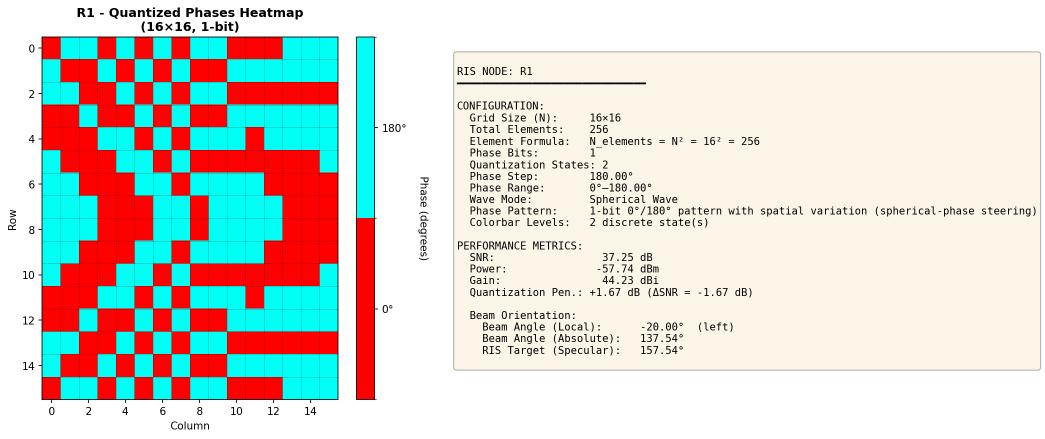
#> input picture R1_phases_20251112_224133.png, 2090 x 877 px (shown at 1/2 size); its folder holds only this picture in this run
$ python -i hog_sweep.py   (imports and definitions only)
#> lines starting #> are read from the running program, lines starting #| are printed output that depends on the picture
### controller/beamsweeping/registry.py
"""Runtime registry for beam sweep algorithms."""

from __future__ import annotations

from collections import OrderedDict
from dataclasses import dataclass, field
from typing import Callable, Dict, Iterable, List, Type

from .base import SweepAlgorithmBase


@dataclass
class AlgorithmRegistration:
    """Metadata stored for each registered algorithm."""

    primary_name: str
    cls: Type[SweepAlgorithmBase]
    aliases: List[str] = field(default_factory=list)


_registrations_by_class: Dict[Type[SweepAlgorithmBase], AlgorithmRegistration] = {}
_name_lookup: Dict[str, Type[SweepAlgorithmBase]] = {}
_registration_order: "OrderedDict[Type[SweepAlgorithmBase], None]" = OrderedDict()


def register_algorithm(
    name: str,
    *,
    aliases: Iterable[str] = (),
) -> Callable[[Type[SweepAlgorithmBase]], Type[SweepAlgorithmBase]]:
    """Decorator used by sweep algorithms to self-register."""

    def decorator(cls: Type[SweepAlgorithmBase]):
        if not issubclass(cls, SweepAlgorithmBase):
            raise TypeError(
                f"{cls.__name__} must inherit from SweepAlgorithmBase to register"
            )

        normalized_primary = name.lower()
        _store_name_mapping(normalized_primary, cls)

        registration = _registrations_by_class.get(cls)
        if registration is None:
            registration = AlgorithmRegistration(primary_name=name, cls=cls)
            _registrations_by_class[cls] = registration
            _registration_order[cls] = None
        else:
            registration.primary_name = name

        for alias in aliases:
            alias_norm = alias.lower()
            _store_name_mapping(alias_norm, cls)
            if alias not in registration.aliases:
                registration.aliases.append(alias)

        return cls

    return decorator


def _store_name_mapping(name: str, cls: Type[SweepAlgorithmBase]) -> None:
    """Store a normalized name mapping, ensuring no conflicts."""
    existing = _name_lookup.get(name)
    if existing and existing is not cls:
        raise ValueError(
            f"Beam sweep alias '{name}' already registered to "
            f"{existing.__name__}. Cannot register for {cls.__name__}"
        )
    _name_lookup[name] = cls


# [17 lines left out: function get_algorithm_class, not called in this run]


def list_registered_algorithms() -> List[AlgorithmRegistration]:
    """Return registration metadata in insertion order."""
    return [_registrations_by_class[cls] for cls in _registration_order.keys()]


def list_available_names() -> List[str]:
    """Return the set of user-facing algorithm keys (primary names)."""
    return [registration.primary_name for registration in list_registered_algorithms()]

### controller/beamsweeping/algorithms/hog_sweep.py
"""HOG-Based Human Detection Beam Sweep Algorithm

Uses Histogram of Oriented Gradients (HOG) to detect human subjects
and compute beam deflection angles based on their position.

Features:
- Real-time human detection from camera feed
- Automatic bounding box to position conversion
- Support for multiple detections (uses centroid of all humans)
- Adaptive window search: focuses measurements around first detected human
- Intelligent angle deduplication to avoid redundant measurements
- Fallback to ArUco if no humans detected
- Optional video recording with annotations
- Compatible with existing RISNet sweep infrastructure

Adaptive Window Mode (Recommended):
When enabled (default), the algorithm:
1. Captures the first human detection angle
2. Focuses measurements within a window around that angle
3. Skips angles outside the window (e.g., -25° detection -> test -35° to -15°)
4. Deduplicates measurements to avoid re-testing the same angle
Result: ~75% reduction in measurements vs exhaustive coarse sweep

Flow:
1. Capture frame from camera
2. Detect human(s) using HOG descriptor
3. Extract position from bounding box centroid
4. Transform to world coordinates
5. Compute RIS deflection angle
6. Apply adaptive window filtering (optional)
7. Measure network metrics (SNR/RSSI/CSI) if not already measured
8. Return results in standard sweep format
"""

try:
    import cv2
    CV2_AVAILABLE = True
except ImportError:
    CV2_AVAILABLE = False

import logging
import numpy as np
from typing import Dict, Optional, Tuple
from ..base import SweepAlgorithmBase
from ..common import (
    apply_waveform_realism,
    setup_waveform_simulator,
    validate_and_get_nodes,
    FeedbackCollector,
    DEFAULT_CAMERA_MOUNT_R_CW,
)
from ..registry import register_algorithm

# Import mock camera for testing
try:
    from .hog_mock_camera import MockCameraForHOG
    MOCK_CAMERA_AVAILABLE = True
except ImportError:
    MOCK_CAMERA_AVAILABLE = False

logger = logging.getLogger(__name__)


# [65 lines left out: functions non_max_suppression, filter_boxes_by_geometry, not called in this run]


class HOGHumanDetector:
    """Histogram of Oriented Gradients (HOG) descriptor for human detection."""

    # [93 lines left out: functions __init__, _preprocess_frame, detect, get_centroid, not called in this run]


# [709 lines that did not run here, left out]

>>> import cv2
>>> picture = cv2.imread('../../../R1_phases_20251112_224133.png')
#> picture is the input picture: shape (877, 2090, 3); mean B, G, R 207.6, 214, 214.5
>>> result = HOGHumanDetector().detect(picture)
#> in _preprocess_frame, `gray = cv2.cvtColor(frame, cv2.COLOR_BGR2GRAY)`:
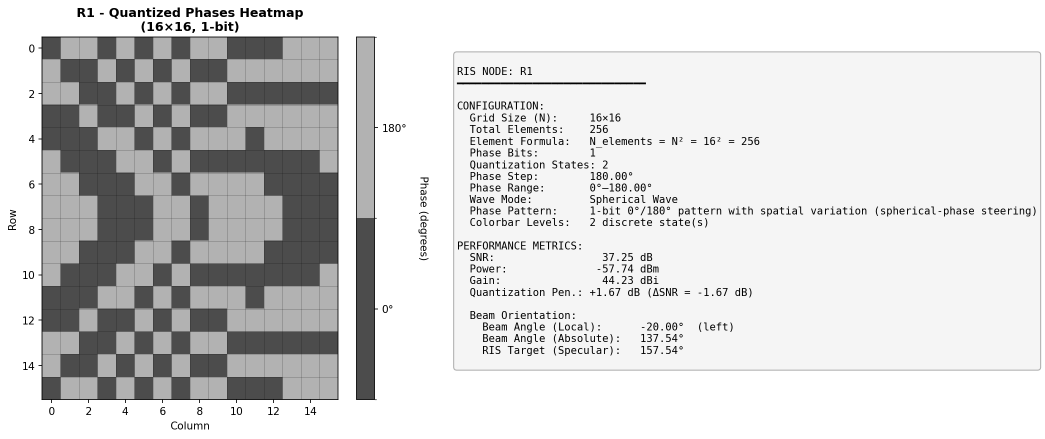
#> gray: shape (877, 2090) (shown at 1/2 size); min 0, max 255, mean 213.3
#> in _preprocess_frame, `return cv2.equalizeHist(gray)`:
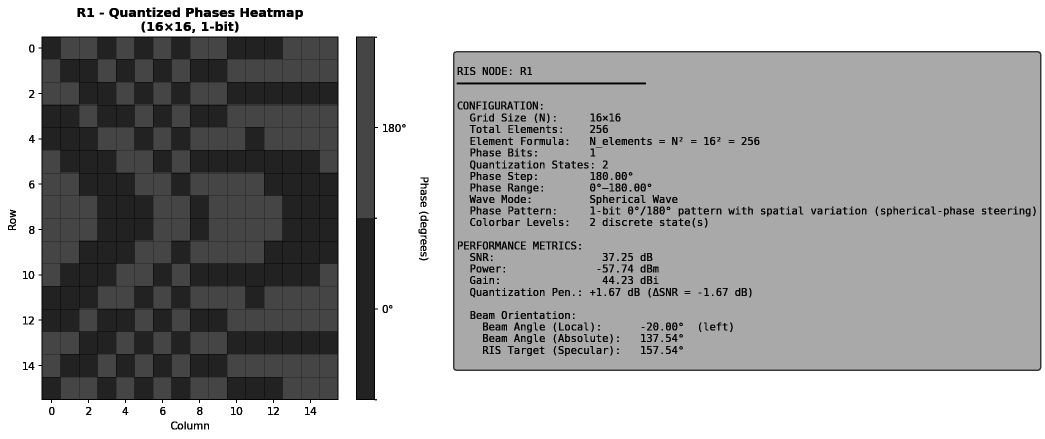
#> returned value: shape (877, 2090) (shown at 1/2 size); min 0, max 255, mean 163
#> in detect, `rects, weights = self.hog.detectMultiScale( processed_frame, winStride..`: rects = [[920, 419, 75, 150], [1268, 401, 115, 230], [1079, 284, 131, 262]]; weights = [0.247, 0.554, 0.671]
#> in detect, `mask = weights >= confidence_threshold`: mask = [False, True, True]
#> in detect, `rects = rects[mask]`: rects = [[1268, 401, 115, 230], [1079, 284, 131, 262]]
#> in detect, `boxes = np.array([[x, y, x + w, y + h] for (x, y, w, h) in rects], dty..`: boxes = [[1268, 401, 1383, 631], [1079, 284, 1210, 546]]
#> in non_max_suppression, `x1 = boxes[:, 0]`: x1 = [1268, 1079]
#> in non_max_suppression, `y1 = boxes[:, 1]`: y1 = [401, 284]
#> in non_max_suppression, `x2 = boxes[:, 2]`: x2 = [1383, 1210]
#> in non_max_suppression, `y2 = boxes[:, 3]`: y2 = [631, 546]
#> in non_max_suppression, `areas = (x2 - x1 + 1) * (y2 - y1 + 1)`: areas = [26796, 34716]
#> in non_max_suppression, `idxs = np.argsort(y2)`: idxs = [1, 0]
#> the loop in non_max_suppression, `while len(idxs) > 0:` made 2 passes
#> after the loop in non_max_suppression, `while len(idxs) > 0:`: idxs = empty array; pick = [0, 1]
#> result = [[1268, 401, 1383, 631], [1079, 284, 1210, 546]]

$ run again, on RIS Far-Field Pattern (CST Style).png
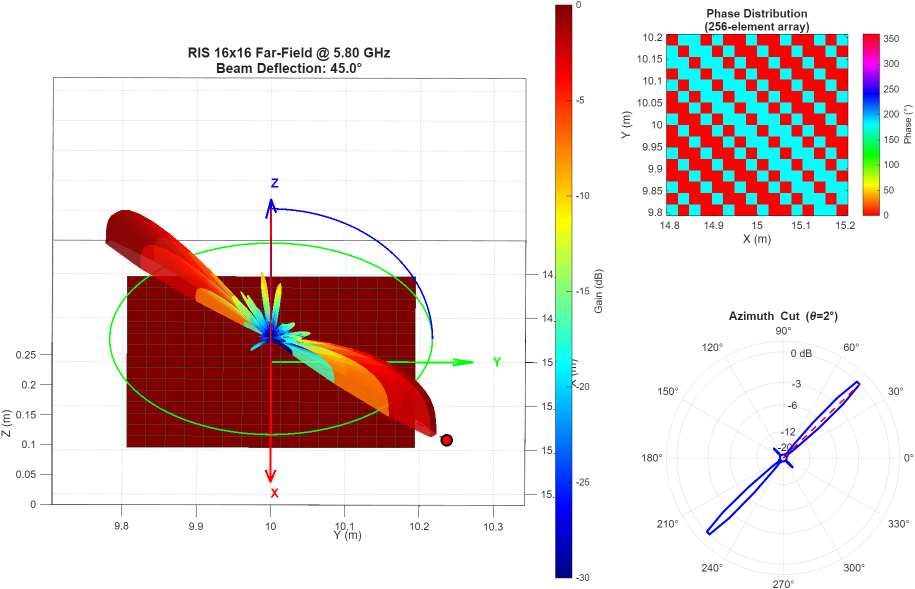
#> input picture RIS Far-Field Pattern (CST Style).png, 1829 x 1178 px (shown at 1/2 size)
#> picture is the input picture: shape (1178, 1829, 3); mean B, G, R 215.5, 216.6, 228.5
#> in _preprocess_frame, `gray = cv2.cvtColor(frame, cv2.COLOR_BGR2GRAY)`:
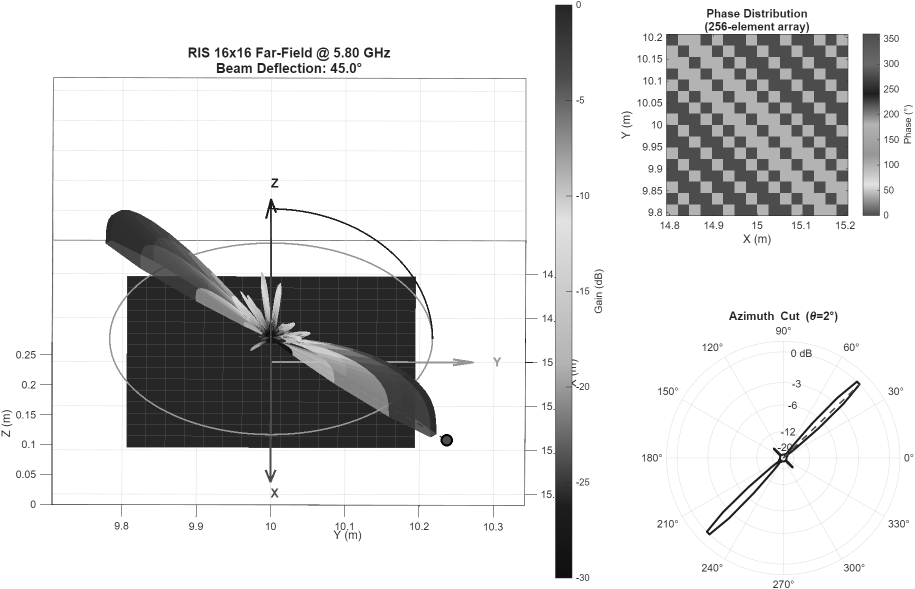
#> gray: shape (1178, 1829) (shown at 1/2 size); min 0, max 255, mean 220.1
#> in _preprocess_frame, `return cv2.equalizeHist(gray)`:
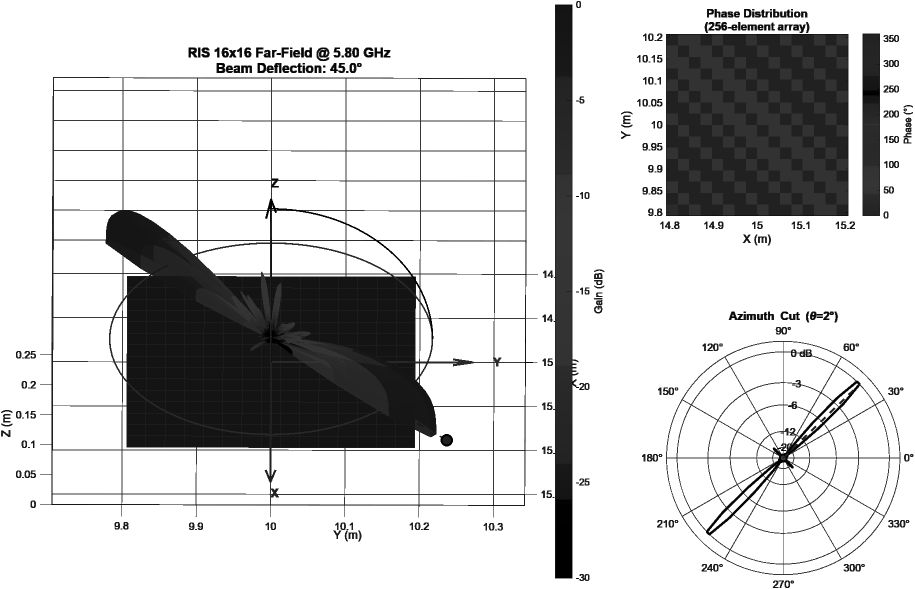
#> returned value: shape (1178, 1829) (shown at 1/2 size); min 0, max 255, mean 204.1
#> rects = [[1062, 790, 68, 137], [1274, 95, 72, 144], [1275, 270, 73, 146], [1751, 200, 78, 159], [1544, 677, 82, 164], [1365, 947, 117, 231], [1652, 947, 117, 231]]; weights = [0.932, 0.867, 0.968, 1.09, 0.684, 1.03, 0.864]
#> mask = [True, True, True, True, True, True, True]
#> in detect, `boxes = np.array([[x, y, x + w, y + h] for (x, y, w, h) in rects], dty..`: boxes = [[1062, 790, 1130, 927], [1274, 95, 1346, 239], [1275, 270, 1348, 416], [1751, 200, 1829, 359], [1544, 677, 1626, 841], [1365, 947, 1482, 1178], [1652, 947, 1769, 1178]]
#> x1 = [1062, 1274, 1275, 1751, 1544, 1365, 1652]
#> y1 = [790, 95, 270, 200, 677, 947, 947]
#> x2 = [1130, 1346, 1348, 1829, 1626, 1482, 1769]
#> y2 = [927, 239, 416, 359, 841, 1178, 1178]
#> areas = [9522, 10585, 10878, 12640, 13695, 27376, 27376]
#> in non_max_suppression, `idxs = np.argsort(y2)`: idxs = [1, 3, 2, 4, 0, 5, 6]
#> the loop in non_max_suppression, `while len(idxs) > 0:` made 7 passes
#> after the loop in non_max_suppression, `while len(idxs) > 0:`: idxs = empty array; pick = [6, 5, 0, 4, 2, 3, 1]
#> in detect, `boxes = non_max_suppression(boxes)`: boxes = [[1652, 947, 1769, 1178], [1365, 947, 1482, 1178], [1062, 790, 1130, 927], [1544, 677, 1626, 841], [1275, 270, 1348, 416], [1751, 200, 1829, 359], [1274, 95, 1346, 239]]
#> result has the same summary as boxes in detect

$ run again, on RIS_PANEL_phases_20251110_210054.png
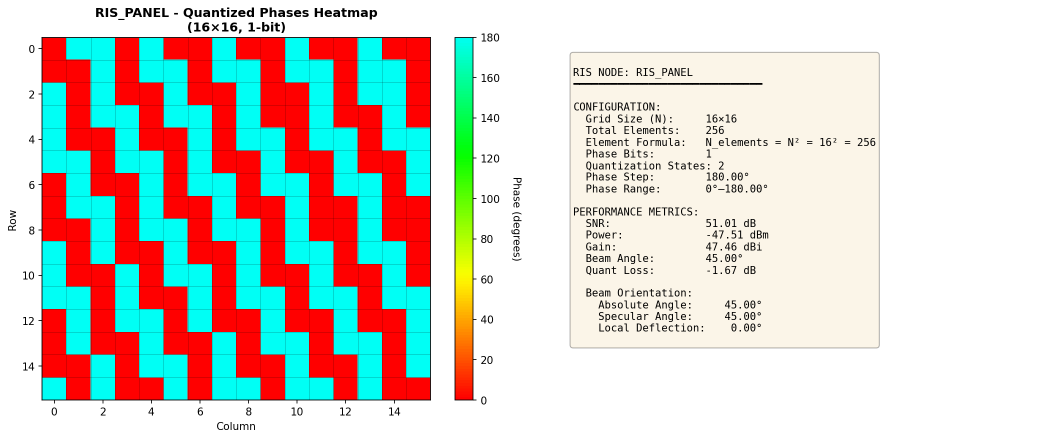
#> input picture RIS_PANEL_phases_20251110_210054.png, 2084 x 878 px (shown at 1/2 size)
#> picture is the input picture: shape (878, 2084, 3); mean B, G, R 200.1, 206.3, 208.7
#> in _preprocess_frame, `gray = cv2.cvtColor(frame, cv2.COLOR_BGR2GRAY)`:
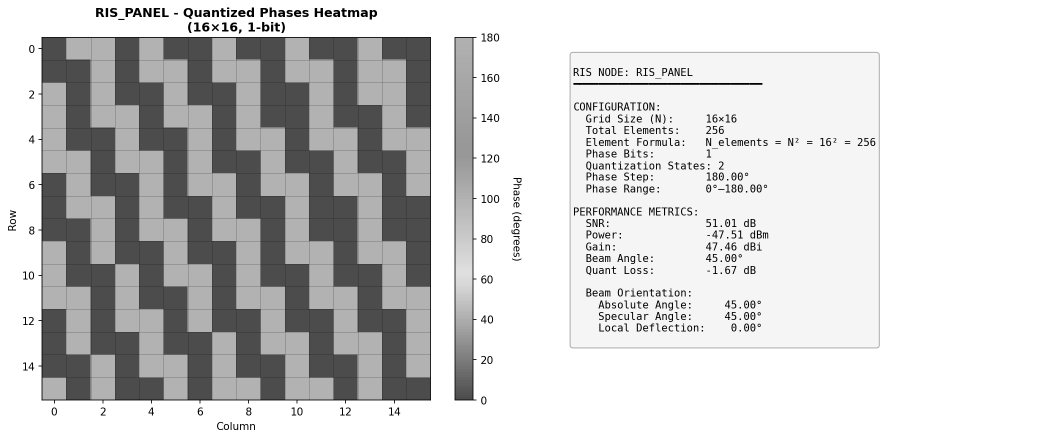
#> gray: shape (878, 2084) (shown at 1/2 size); min 0, max 255, mean 206.3
#> in _preprocess_frame, `return cv2.equalizeHist(gray)`:
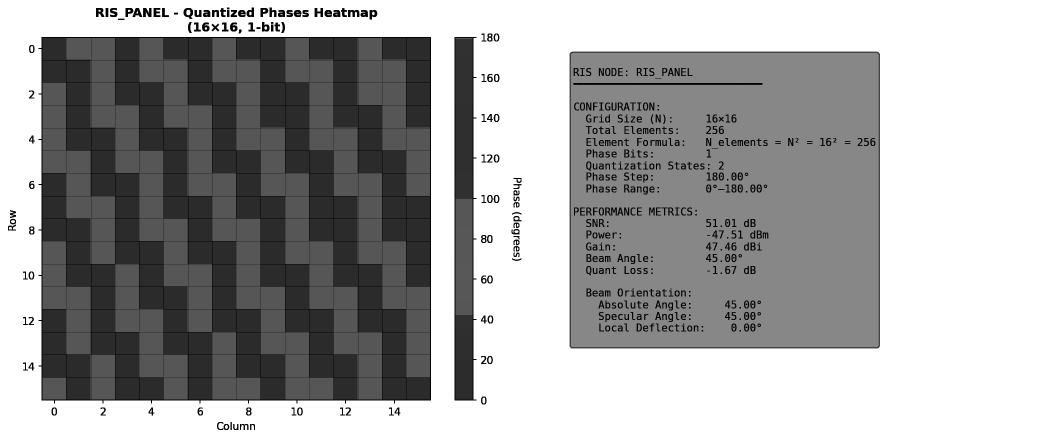
#> returned value: shape (878, 2084) (shown at 1/2 size); min 0, max 255, mean 164.3
#> rects = [[953, 135, 66, 132], [940, 537, 65, 130], [1349, 308, 71, 142], [1419, 517, 71, 141]]; weights = [0.714, 0.41, 0.994, 0.767]
#> mask = [True, True, True, True]
#> in detect, `boxes = np.array([[x, y, x + w, y + h] for (x, y, w, h) in rects], dty..`: boxes = [[953, 135, 1019, 267], [940, 537, 1005, 667], [1349, 308, 1420, 450], [1419, 517, 1490, 658]]
#> x1 = [953, 940, 1349, 1419]
#> y1 = [135, 537, 308, 517]
#> x2 = [1019, 1005, 1420, 1490]
#> y2 = [267, 667, 450, 658]
#> areas = [8911, 8646, 10296, 10224]
#> in non_max_suppression, `idxs = np.argsort(y2)`: idxs = [0, 2, 3, 1]
#> the loop in non_max_suppression, `while len(idxs) > 0:` made 4 passes
#> after the loop in non_max_suppression, `while len(idxs) > 0:`: idxs = empty array; pick = [1, 3, 2, 0]
#> in detect, `boxes = non_max_suppression(boxes)`: boxes = [[940, 537, 1005, 667], [1419, 517, 1490, 658], [1349, 308, 1420, 450], [953, 135, 1019, 267]]
#> result has the same summary as boxes in detect
